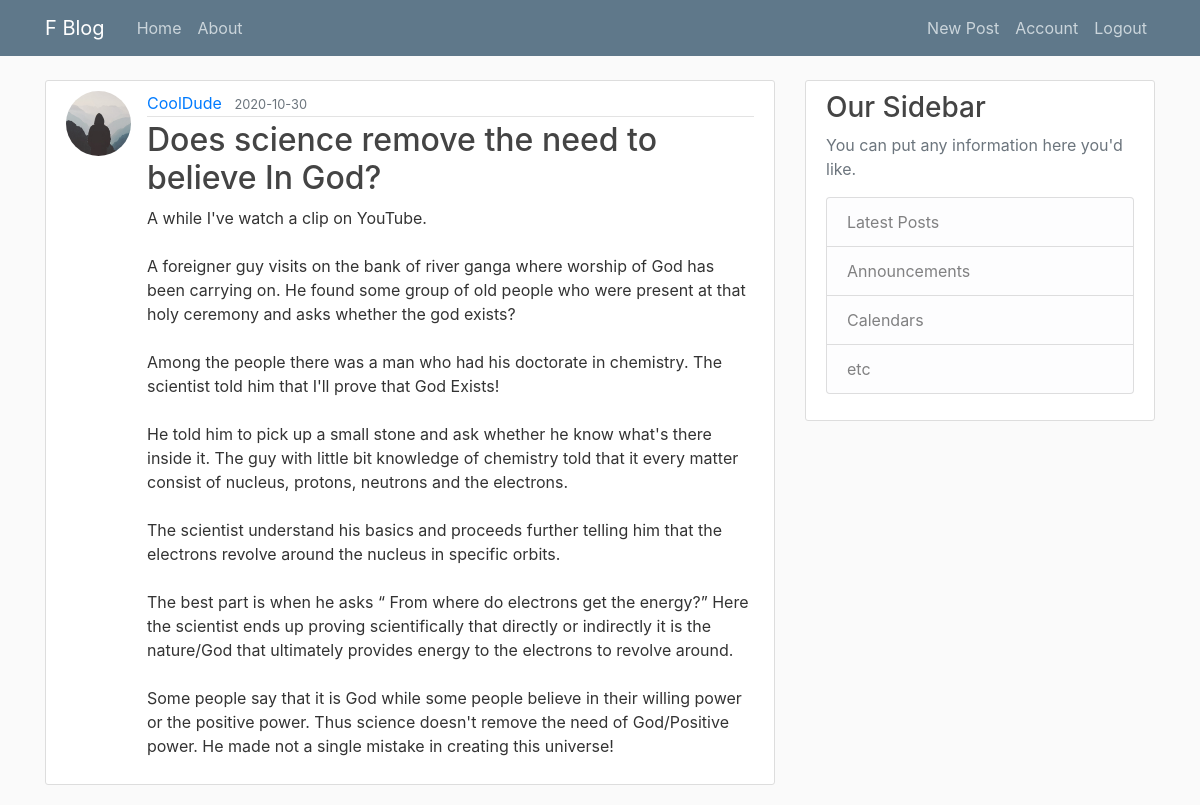
The app's page /post/2 (signed in) with its own data.
### blog/models.py (models this page shows, shortened)
class User(db.Model, UserMixin):
    id = db.Column(db.Integer, primary_key=True)
    username = db.Column(db.String(20), unique=True, nullable=False)
    email = db.Column(db.String(120), unique=True, nullable=False)
    image_file = db.Column(db.String(20), nullable=False, default='default.jpg')
    password = db.Column(db.String(60), nullable=False)
    posts = db.relationship('Post', backref='author', lazy=True)

class Post(db.Model):
    id = db.Column(db.Integer, primary_key=True)
    title = db.Column(db.String(100), nullable=False)
    date_posted = db.Column(db.DateTime, nullable=False, default=datetime.utcnow)
    content = db.Column(db.Text, nullable=False)
    user_id = db.Column(db.Integer, db.ForeignKey('user.id'), nullable=False)

### blog/posts/routes.py (the view)
@posts.route("/post/<int:post_id>")
def post(post_id):
    post = Post.query.get_or_404(post_id)
    return render_template('post.html', post=post, title=post.title)

### blog/models.py (called while the page is built)
@login_manager.user_loader
def load_user(user_id):
    return User.query.get(int(user_id))

### blog/templates/post.html (shortened to what this page needs)
{% extends "layout.html" %}
{% block content %}
  <article class="media content-section">
    <img class="rounded-circle article-img" src="{{ url_for('static', filename='profile_pics/' + post.author.image_file) }}">
    <div class="media-body">
      <div class="article-metadata">
        <a class="mr-2" href="{{ url_for('users.user_posts', username=post.author.username) }}">{{ post.author.username }}</a>
        <small class="text-muted">{{ post.date_posted.strftime('%Y-%m-%d') }}</small>
      </div>
      <h2 class="article-title">{{ post.title }}</h2>
      <p class="article-content">{{ post.content }}</p>
    </div>
  </article>
{% endblock content %}

### blog/static/main.css (style rules this page uses)
body { background: #fafafa; color: #333333; margin-top: 5rem; }
h1, h2, h3, h4, h5, h6 { color: #444444; }
.content-section { background: #ffffff; padding: 10px 20px; border: 1px solid #dddddd; border-radius: 3px; margin-bottom: 20px; }
.article-title { color: #444444; }
.article-content { white-space: pre-line; }
.article-img { height: 65px; width: 65px; margin-right: 16px; }
.article-metadata { padding-bottom: 1px; margin-bottom: 4px; border-bottom: 1px solid #e3e3e3 }

### records on screen
User: image_file (placeholder picture), author.username "CoolDude"
Post: date_posted "2020-10-30", title "Does science remove the need to believe In God?", content "A while I've watch a clip on YouTube. A foreigner guy visits on the bank of river ganga where worship of God has been carrying on. He found some group of old people who were present at that holy ceremony and asks whether the god exists? Among the people there was a man who had his doctorate in chemistry. The scientist told him that I'll prove that God Exists! He told him to pick up a small stone and ask whether he know what's there inside it. The guy with little bit knowledge of chemistry told that it every matter consist of nucleus, protons, neutrons and the electrons. The scientist understand his basics and proceeds further telling him that the electrons revolve around the nucleus in…"
